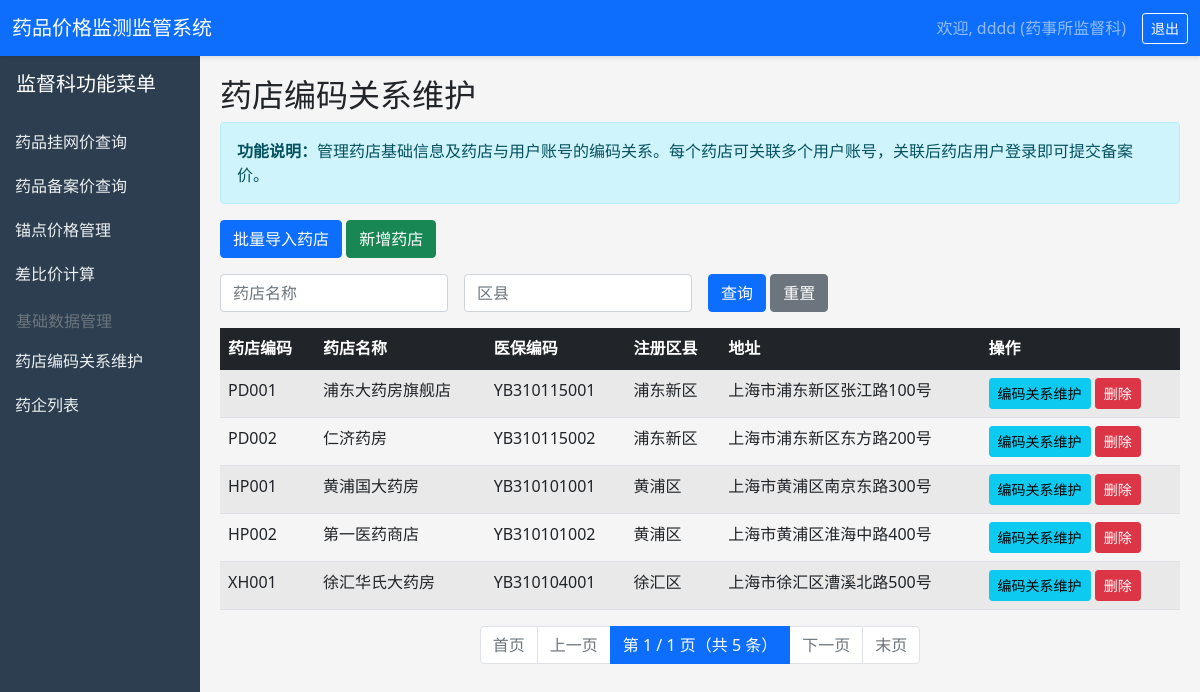
/supervisor/pharmacies/ (signed in), run on the app's committed database.
### core/models.py (models this page shows, shortened)
class User(AbstractUser):
    USER_TYPE_CHOICES = [
        ('admin', '系统管理员'),
        ('supervisor', '药事所监督科'),
        ('drug_section', '药事所药品科'),
        ('pharmacy', '药店'),
        ('company', '药企'),
        ('district', '区县医保局'),
    ]
    user_type = models.CharField(max_length=20, choices=USER_TYPE_CHOICES, verbose_name='用户类型')
    phone = models.CharField(max_length=20, blank=True, verbose_name='联系电话')
    department = models.ForeignKey('Department', on_delete=models.SET_NULL, null=True, blank=True, related_name='users')
    organization = models.CharField(max_length=200, blank=True, verbose_name='所属机构')
    medical_insurance_code = models.CharField(max_length=50, blank=True, verbose_name='医保编码')
    class Meta:
        verbose_name = '用户'
        verbose_name_plural = '用户'

class Pharmacy(models.Model):
    pharmacy_code = models.CharField(max_length=50, unique=True, verbose_name='药店编码')
    pharmacy_name = models.CharField(max_length=200, verbose_name='药店名称')
    medical_insurance_code = models.CharField(max_length=50, verbose_name='医保编码')
    district = models.CharField(max_length=50, verbose_name='区县')
    district_fk = models.ForeignKey('District', on_delete=models.SET_NULL, null=True, blank=True, related_name='pharmacies', verbose_name='所属区县')
    address = models.CharField(max_length=300, blank=True, verbose_name='地址')
    phone = models.CharField(max_length=20, blank=True, verbose_name='电话')
    created_at = models.DateTimeField(auto_now_add=True)
    class Meta:
        verbose_name = '药店'
        verbose_name_plural = '药店'

### core/views.py (the view)
# urls.py: path('supervisor/pharmacies/', v.supervisor_pharmacy_list, name='supervisor_pharmacy_list'),
@login_required
def supervisor_pharmacy_list(request):
    pharmacies = Pharmacy.objects.all()
    name = request.GET.get('name')
    district = request.GET.get('district')
    if name:
        pharmacies = pharmacies.filter(pharmacy_name__icontains=name)
    if district:
        pharmacies = pharmacies.filter(district__icontains=district)
    paginator = Paginator(pharmacies, 20)
    page_number = request.GET.get('page')
    page_obj = paginator.get_page(page_number)
    return render(request, 'core/yaoshisuo/pharmacy_list.html', {'page_obj': page_obj})

### templates/core/yaoshisuo/pharmacy_list.html (shortened to what this page needs)
{% extends 'core/base.html' %}
{% block sidebar %}
<div class="p-3"><h5>监督科功能菜单</h5></div>
<a href="{% url 'supervisor_drug_list' %}">药品挂网价查询</a>
<a href="{% url 'supervisor_pharmacy_record_list' %}">药品备案价查询</a>
<a href="{% url 'supervisor_anchor_price_list' %}">锚点价格管理</a>
<a href="{% url 'calculate_ratio' %}">差比价计算</a>
<h6 class="mt-3 px-3 text-muted">基础数据管理</h6>
<a href="{% url 'supervisor_pharmacy_list' %}">药店编码关系维护</a>
<a href="{% url 'supervisor_company_list' %}">药企列表</a>
{% endblock %}
{% block content %}
<h2>药店编码关系维护</h2>
<div class="alert alert-info mb-3">
    <strong>功能说明：</strong>管理药店基础信息及药店与用户账号的编码关系。每个药店可关联多个用户账号，关联后药店用户登录即可提交备案价。
</div>
<div class="mb-3">
    <a href="{% url 'supervisor_pharmacy_import' %}" class="btn btn-primary">批量导入药店</a>
    <a href="{% url 'supervisor_pharmacy_create' %}" class="btn btn-success">新增药店</a>
</div>
<form method="get" class="row g-3 mb-3">
    <div class="col-md-3">
        <input type="text" name="name" class="form-control" placeholder="药店名称" value="{{ request.GET.name|default:'' }}">
    </div>
    <div class="col-md-3">
        <input type="text" name="district" class="form-control" placeholder="区县" value="{{ request.GET.district|default:'' }}">
    </div>
    <div class="col-md-3">
        <button type="submit" class="btn btn-primary">查询</button>
        <a href="{% url 'supervisor_pharmacy_list' %}" class="btn btn-secondary">重置</a>
    </div>
</form>
<table class="table table-striped table-hover">
    <thead class="table-dark">
        <tr>
            <th>药店编码</th>
            <th>药店名称</th>
            <th>医保编码</th>
            <th>注册区县</th>
            <th>地址</th>
            <th>操作</th>
        </tr>
    </thead>
    <tbody>
        {% for pharmacy in page_obj %}
        <tr>
            <td>{{ pharmacy.pharmacy_code }}</td>
            <td>{{ pharmacy.pharmacy_name }}</td>
            <td>{{ pharmacy.medical_insurance_code }}</td>
            <td>{{ pharmacy.district }}</td>
            <td>{{ pharmacy.address|default:'-'|truncatechars:20 }}</td>
            <td>
                <a href="{% url 'supervisor_pharmacy_link_user' pharmacy.pk %}" class="btn btn-sm btn-info">编码关系维护</a>
                <a href="{% url 'supervisor_pharmacy_delete' pharmacy.pk %}" class="btn btn-sm btn-danger" onclick="return confirm('确定删除药店"{{ pharmacy.pharmacy_name }}"？\n删除后将同时解除所有关联的用户账号关系。')">删除</a>
            </td>
        </tr>
        {% empty %}
        <tr><td colspan="6" class="text-center">暂无药店数据，请先导入药店</td></tr>
        {% endfor %}
    </tbody>
</table>
{% include 'core/includes/pagination.html' %}
{% endblock %}

### templates/core/base.html (shortened to what this page needs)
<!DOCTYPE html>
<html lang="zh-CN">
<head>
    <link href="https://cdn.jsdelivr.net/npm/bootstrap@5.1.3/dist/css/bootstrap.min.css" rel="stylesheet">
</head>
<body>
    {% if user.is_authenticated %}
    <nav class="navbar navbar-expand-lg navbar-dark bg-primary">
        <div class="container-fluid">
            <a class="navbar-brand" href="{% url 'dashboard' %}">药品价格监测监管系统</a>
            <div class="collapse navbar-collapse">
                <span class="navbar-text me-3">
                    欢迎, {{ user.username }} ({{ user.get_user_type_display }})
                </span>
                <a href="{% url 'logout' %}" class="btn btn-sm btn-outline-light">退出</a>
            </div>
        </div>
    </nav>
    <div class="container-fluid">
        <div class="row">
            <div class="col-md-2 sidebar p-0">
                {% block sidebar %}{% endblock %}
            </div>
            <div class="col-md-10 content">
                {% block content %}{% endblock %}
            </div>
        </div>
    </div>
    {% else %}
    {% block login_content %}{% endblock %}
    {% endif %}
</body>
</html>

### templates/core/base.html (style rules this page uses)
body { background-color: #f5f5f5; }
.sidebar { min-height: 100vh; background: #2c3e50; color: white; }
.sidebar a { color: #ecf0f1; text-decoration: none; padding: 10px 15px; display: block; }
.content { padding: 20px; }
.navbar { box-shadow: 0 2px 4px rgba(0,0,0,0.1); }

### data on the page
User: username "dddd", user_type "药事所监督科"
Pharmacy: pharmacy_code "PD001", pharmacy_name "浦东大药房旗舰店", medical_insurance_code "YB310115001", district "浦东新区", address "上海市浦东新区张江路100号"
Pharmacy: pharmacy_code "PD002", pharmacy_name "仁济药房", medical_insurance_code "YB310115002", district "浦东新区", address "上海市浦东新区东方路200号"
Pharmacy: pharmacy_code "HP001", pharmacy_name "黄浦国大药房", medical_insurance_code "YB310101001", district "黄浦区", address "上海市黄浦区南京东路300号"
Pharmacy: pharmacy_code "HP002", pharmacy_name "第一医药商店", medical_insurance_code "YB310101002", district "黄浦区", address "上海市黄浦区淮海中路400号"
Pharmacy: pharmacy_code "XH001", pharmacy_name "徐汇华氏大药房", medical_insurance_code "YB310104001", district "徐汇区", address "上海市徐汇区漕溪北路500号"

### other printed values
{{ page_obj.number }} "1"
{{ page_obj.paginator.num_pages }} "1"
{{ page_obj.paginator.count }} "5"
